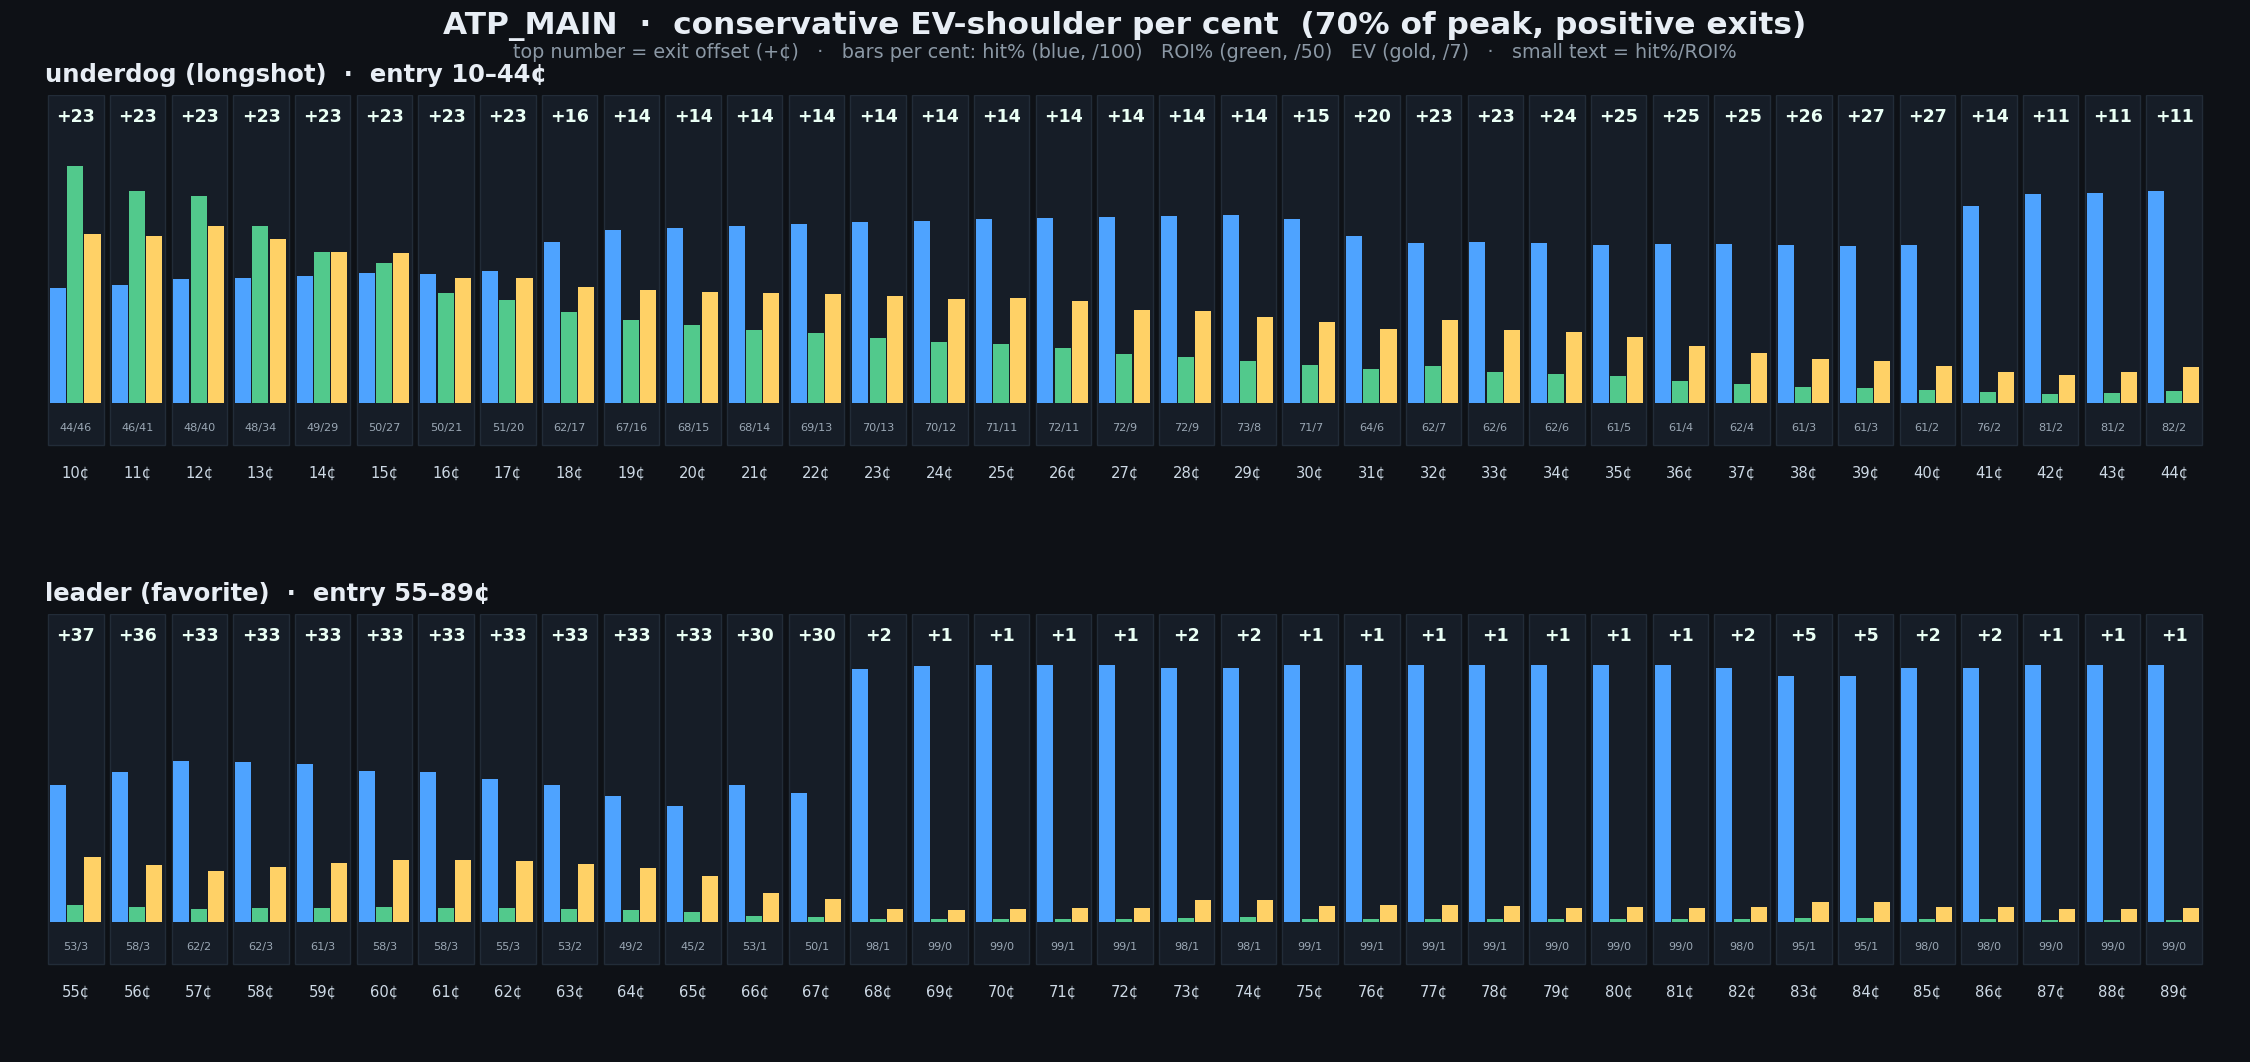

The script that saved this image:
#!/usr/bin/env python3
"""ATP_MAIN pyramid: per-cent EV / hit% / ROI% across exit targets, with the
conservative EV-shoulder (>=70% of positive-exit peak EV, clamped >0) marked.
Two panels: underdog (10-44c) and leader (55-89c). Shows every dimension so the
shoulder placement is eyeballable."""
import json
from collections import defaultdict
import numpy as np
import matplotlib
matplotlib.use("Agg")
import matplotlib.pyplot as plt
from matplotlib.patches import Rectangle

s = json.load(open("data/durable/exit_atlas_v1/atp_main_pooled_surface_v3.json"))
gE = defaultdict(dict); gH = defaultdict(dict); gR = defaultdict(dict)
for cell in s["cells"]:
    gE[cell["c"]][cell["R"]] = cell["ev"]
    gH[cell["c"]][cell["R"]] = cell["hit"]
    gR[cell["c"]][cell["R"]] = cell["roi"]

THR = 0.70

def shoulder(c):
    # R IS the exit offset (+X) directly; R ranges 1..(99-c)
    g = gE[c]
    if not g:
        return None
    peak = max(g.values())
    if peak <= 0:
        return None
    R = min(R for R, ev in g.items() if ev >= THR * peak)  # lowest offset keeping 70% of peak EV
    return {"X": R, "R": R, "ev": g[R], "hit": gH[c][R], "roi": gR[c][R],
            "ppeak": peak}

def panel(ax, cents, title):
    ax.set_facecolor("#0e1116")
    n = len(cents)
    for i, c in enumerate(cents):
        sh = shoulder(c)
        x0 = i
        if sh is None:
            ax.add_patch(Rectangle((x0 + 0.05, 0.0), 0.9, 1.0, facecolor="#3a1d1d"))
            ax.text(x0 + 0.5, 0.5, "SKIP", ha="center", va="center",
                    color="#ffc9c9", fontsize=9, fontweight="bold", rotation=90)
            ax.text(x0 + 0.5, -0.06, f"{c}\u00a2", ha="center", va="top",
                    color="#8b98a5", fontsize=8.5)
            continue
        # three mini-bars: hit (0-100%), roi (0-50%), ev (0-7). Each normalized to
        # its own scale so favorites (low ROI) and underdogs (high ROI) both read.
        hit = sh["hit"]; roi = sh["roi"]; ev = sh["ev"]
        ax.add_patch(Rectangle((x0 + 0.05, 0.0), 0.9, 1.0, facecolor="#161d27",
                               edgecolor="#222c38", linewidth=0.8))
        bw = 0.26
        ax.add_patch(Rectangle((x0 + 0.08, 0.12), bw, 0.74 * (hit / 100.0),
                               facecolor="#4ea3ff"))      # hit%
        ax.add_patch(Rectangle((x0 + 0.08 + bw + 0.02, 0.12), bw, 0.74 * (min(roi, 50) / 50.0),
                               facecolor="#52c98c"))      # roi%
        ax.add_patch(Rectangle((x0 + 0.08 + 2 * (bw + 0.02), 0.12), bw, 0.74 * (min(ev, 7) / 7.0),
                               facecolor="#ffd166"))      # ev
        # exit target label on top
        ax.text(x0 + 0.5, 0.965, f"+{sh['X']}", ha="center", va="top",
                color="#eafff5", fontsize=10, fontweight="bold")
        ax.text(x0 + 0.5, -0.06, f"{c}\u00a2", ha="center", va="top",
                color="#cdd9e5", fontsize=8.5)
        # tiny numeric readout: hit% / roi%
        ax.text(x0 + 0.5, 0.05, f"{hit:.0f}/{roi:.0f}", ha="center", va="center",
                color="#9aa7b4", fontsize=6.5)
    ax.set_xlim(0, n); ax.set_ylim(-0.16, 1.0)
    ax.set_xticks([]); ax.set_yticks([])
    for sp in ax.spines.values():
        sp.set_visible(False)
    ax.set_title(title, color="#e8eef5", fontsize=14, fontweight="bold",
                 loc="left", pad=8)

fig, axes = plt.subplots(2, 1, figsize=(18, 8.5), facecolor="#0e1116")
fig.suptitle("ATP_MAIN  \u00b7  conservative EV-shoulder per cent  (70% of peak, positive exits)",
             color="#e8eef5", fontsize=18, fontweight="bold", y=0.99)
fig.text(0.5, 0.945, "top number = exit offset (+\u00a2)   \u00b7   bars per cent: hit% (blue, /100)   ROI% (green, /50)   EV (gold, /7)   \u00b7   small text = hit%/ROI%",
         ha="center", color="#8b98a5", fontsize=11)
panel(axes[0], list(range(10, 45)), "underdog (longshot)  \u00b7  entry 10\u201344\u00a2")
panel(axes[1], list(range(55, 90)), "leader (favorite)  \u00b7  entry 55\u201389\u00a2")
plt.subplots_adjust(left=0.02, right=0.98, top=0.91, bottom=0.04, hspace=0.28)
plt.savefig("analysis/pyramid_atp_main.png", dpi=125, facecolor="#0e1116")
print("wrote analysis/pyramid_atp_main.png")
